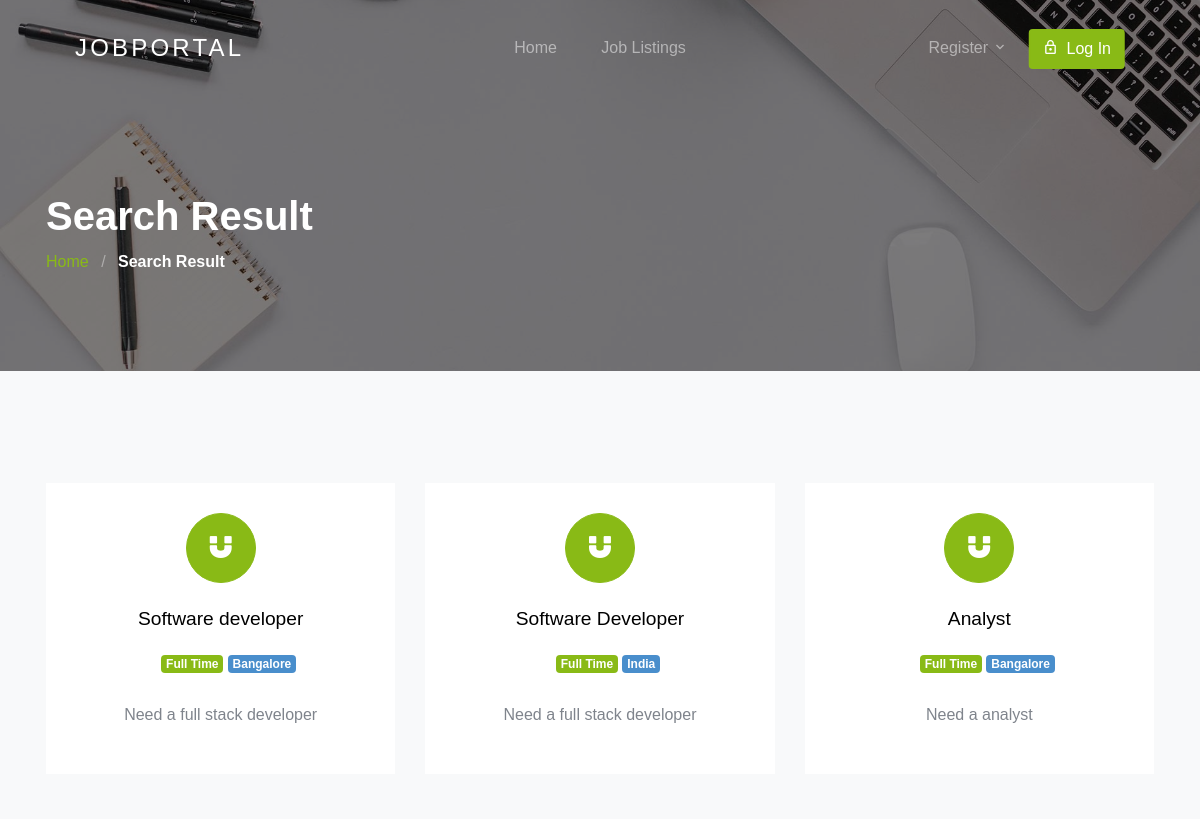
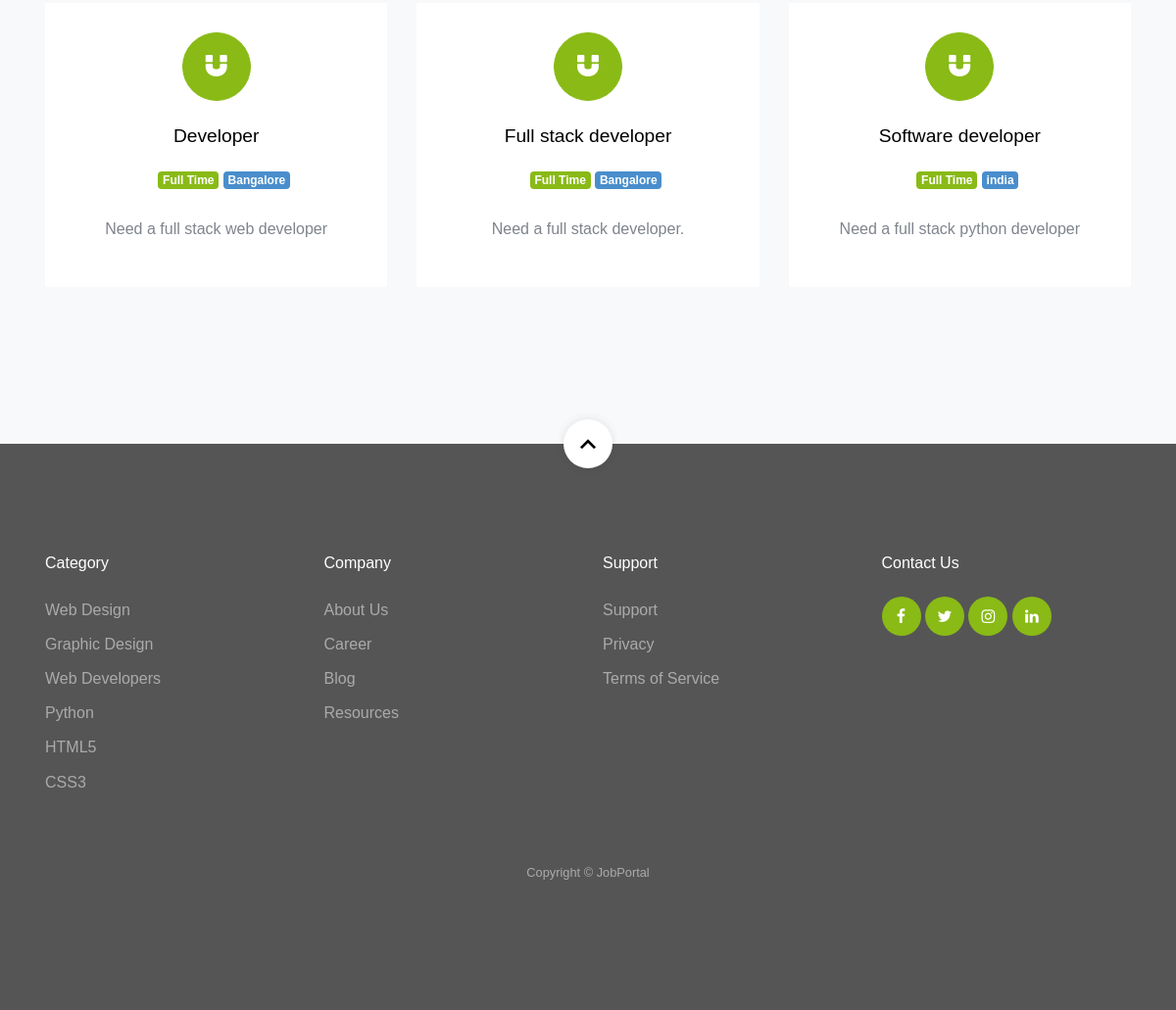
Page /result/ on the committed database (2 pictures, top to bottom).
### jobapp/models.py (models this page shows, shortened)
class Job(models.Model):
    user = models.ForeignKey(User, related_name='User', on_delete=models.CASCADE)
    title = models.CharField(max_length=300)
    description = RichTextField()
    tags = TaggableManager()
    location = models.CharField(max_length=300)
    job_type = models.CharField(choices=JOB_TYPE, max_length=1)
    category = models.ForeignKey(Category,related_name='Category', on_delete=models.CASCADE)
    salary = models.CharField(max_length=30, blank=True)
    company_name = models.CharField(max_length=300)
    company_description = RichTextField(blank=True, null=True)
    url = models.URLField(max_length=200)
    last_date = models.DateField()
    is_published = models.BooleanField(default=False)
    is_closed = models.BooleanField(default=False)
    timestamp = models.DateTimeField(auto_now=True)

### jobapp/views.py (the view)
# urls.py: path('result/', views.search_result_view, name='search_result'),
def search_result_view(request):
    job_list = Job.objects.order_by('-timestamp')
    if 'job_title_or_company_name' in request.GET:
        job_title_or_company_name = request.GET['job_title_or_company_name']
        if job_title_or_company_name:
            job_list = job_list.filter(title__icontains=job_title_or_company_name) | job_list.filter(
                company_name__icontains=job_title_or_company_name)
    if 'location' in request.GET:
        location = request.GET['location']
        if location:
            job_list = job_list.filter(location__icontains=location)
    if 'job_type' in request.GET:
        job_type = request.GET['job_type']
        if job_type:
            job_list = job_list.filter(job_type__iexact=job_type)
    paginator = Paginator(job_list, 10)
    page_number = request.GET.get('page')
    page_obj = paginator.get_page(page_number)
    context = {
        'page_obj': page_obj,
    }
    return render(request, 'jobapp/result.html', context)

### template/jobapp/result.html (shortened to what this page needs)
{% extends 'base.html' %}
{% load static %}
{% block content %}
<section class="section-hero overlay inner-page bg-image" style="background-image: url('{% static 'images/hero_1.jpg' %}');"
  id="home-section">
  <div class="container">
    <div class="row">
      <div class="col-md-7">
        <h1 class="text-white font-weight-bold">Search Result</h1>
        <div class="custom-breadcrumbs">
          <a href="{% url 'jobapp:home' %}">Home</a> <span class="mx-2 slash">/</span>
          <span class="text-white"><strong>Search Result</strong></span>
        </div>
      </div>
    </div>
  </div>
</section>
<section class="site-section services-section bg-light block__62849" id="next-section">
  <div class="container">
    <div class="row">
      {% for job in page_obj %}
      <div class="col-6 col-md-6 col-lg-4 mb-4 mb-lg-5">
        <a href="{% url 'jobapp:single-job' job.id %}" class="block__16443 min-h text-center d-block">
          <span class="custom-icon mx-auto"><span class="icon-magnet d-block"></span></span>
          <h3>{{ job.title }}</h3>
          <ul class="job-listing-meta list-unstyled pl-3 mb-0">
            <li class="menu-fix mb-2">
              {% if job.job_type == '1' %}
              <span class="badge badge-primary">
                Full Time
              </span>
              {% elif job.job_type == '2'%}
              <span class="badge badge-danger">
                Part Time
              </span>
              {% else  %}
              <span class="badge badge-info">
                Internship
              </span>
              {% endif %}</li>
            <li class="badge badge-secondary menu-fix mb-2"> {{ job.location }}</li>
          </ul>
          <p>{{ job.description | safe | truncatechars:100}}</p>
        </a>
      </div>
      {% endfor %}
    </div>
  </div>
</section>
{% endblock content %}

### template/base.html (shortened to what this page needs)
<!DOCTYPE html>
<html>
      {% include 'head.html' %}
      <body id="top">
            {% include 'header.html' %}
            {% block content %}{% endblock %}
            {% include 'footer.html' %}
      </body>
</html>

### template/head.html (shortened to what this page needs)
{% load static %}
<head>
    <link rel="stylesheet" href="{% static 'css/custom-bs.css' %}">
    <link rel="stylesheet" href="{% static 'css/jquery.fancybox.min.css' %}">
    <link rel="stylesheet" href="{% static 'css/bootstrap-select.min.css' %}">
    <link rel="stylesheet" href="{% static 'fonts/icomoon/style.css' %}">
    <link rel="stylesheet" href="{% static 'fonts/line-icons/style.css' %}">
    <link rel="stylesheet" href="{% static 'css/owl.carousel.min.css' %}">
    <link rel="stylesheet" href="{% static 'css/animate.min.css' %}">
    <link rel="stylesheet" href="{% static 'css/bootstrap-datepicker.css' %}">
    <link rel="stylesheet" href="{% static 'css/aboutpage.css' %}">
    <link rel="stylesheet" href="{% static 'css/style.css' %}">
</head>

### template/header.html (shortened to what this page needs)
<div class="site-wrap">
  <header class="site-navbar mt-3">
    <div class="container-fluid">
      <div class="row align-items-center">
        <div class="site-logo col-6"><a href="{% url 'jobapp:home' %}">JobPortal</a></div>
        <nav class="mx-auto site-navigation">
          <ul class="site-menu js-clone-nav d-none d-xl-block ml-0 pl-0">
            <li><a href="{% url 'jobapp:home' %}" class="nav-link">Home</a></li>
            <li><a href="{% url 'jobapp:job-list' %}">Job Listings</a></li>
          </ul>
        </nav>
        <div class="right-cta-menu text-right d-flex aligin-items-center col-6">
          <div class="ml-auto">
            <div class="site-navigation fix">
              <ul class="site-menu js-clone-nav d-none d-xl-block ml-0 pl-0">
                {% if user.is_authenticated and user.role == 'employer'  %}
                <a href="{% url 'jobapp:create-job' %}"
                  class="js-clone-nav pr-3 btn btn-outline-white border-width-2 d-none d-lg-inline-block"><span
                    class="mr-2 icon-add"></span>Publish Job</a>
                    <li class="pr-3 has-children">
                      <a>Dashboard</a>
                      <ul class="dropdown">
                        <li><a href="{% url 'jobapp:dashboard' %}">Dashboard</a></li>
                        <li><a href="{% url 'account:logout' %}">Logout</a></li>
                      </ul>
                    </li>
                {% else %}
                <li class="pr-3 has-children">
                  <a>Register</a>
                </li>
                <a href="{% url 'account:login' %}"
                  class="js-clone-nav btn btn-primary border-width-2 d-none d-lg-inline-block ov-fix"><span
                    class="mr-2 icon-lock_outline"></span>Log In</a>
                {% endif %}
              </ul>
            </div>
      </div>
    </div>
  </header>

### template/footer.html
    <footer class="site-footer">
      <a href="#top" class="smoothscroll scroll-top">
        <span class="icon-keyboard_arrow_up"></span>
      </a>
      <div class="container">
        <div class="row mb-5">
          <div class="col-6 col-md-3 mb-4 mb-md-0">
            <h3>Category</h3>
            <ul class="list-unstyled">
              <li><a href="#">Web Design</a></li>
              <li><a href="#">Graphic Design</a></li>
              <li><a href="#">Web Developers</a></li>
              <li><a href="#">Python</a></li>
              <li><a href="#">HTML5</a></li>
              <li><a href="#">CSS3</a></li>
            </ul>
          </div>
          <div class="col-6 col-md-3 mb-4 mb-md-0">
            <h3>Company</h3>
            <ul class="list-unstyled">
              <li><a href="#">About Us</a></li>
              <li><a href="#">Career</a></li>
              <li><a href="#">Blog</a></li>
              <li><a href="#">Resources</a></li>
            </ul>
          </div>
          <div class="col-6 col-md-3 mb-4 mb-md-0">
            <h3>Support</h3>
            <ul class="list-unstyled">
              <li><a href="#">Support</a></li>
              <li><a href="#">Privacy</a></li>
              <li><a href="#">Terms of Service</a></li>
            </ul>
          </div>
          <div class="col-6 col-md-3 mb-4 mb-md-0">
            <h3>Contact Us</h3>
            <div class="footer-social">
              <a href="#"><span class="icon-facebook"></span></a>
              <a href="#"><span class="icon-twitter"></span></a>
              <a href="#"><span class="icon-instagram"></span></a>
              <a href="#"><span class="icon-linkedin"></span></a>
            </div>
          </div>
        </div>
        <div class="row text-center">
          <div class="col-12">
            <p class="copyright"><small>
            Copyright &copy; <a>JobPortal</a>
            </small></p>
          </div>
        </div>
      </div>
    </footer>
  </div>

### template/scripts.html (shortened to what this page needs)
{% load static %}

### static/css/aboutpage.css (style rules this page uses)
body { font-family: Arial, Helvetica, sans-serif; margin: 0; }
html { box-sizing: border-box; }
*, *:before, *:after { box-sizing: inherit; }
.container { padding: 0 16px; }
.container::after, .row::after { content: ""; clear: both; display: table; }

### rows in the picture
Job: title "Software developer", job_type "Full Time", location "Bangalore", description "Need a full stack developer"
Job: title "Software Developer", job_type "Full Time", location "India", description "Need a full stack developer"
Job: title "Analyst", job_type "Full Time", location "Bangalore", description "Need a analyst"
Job: title "Developer", job_type "Full Time", location "Bangalore", description "Need a full stack web developer"
Job: title "Full stack developer", job_type "Full Time", location "Bangalore", description "Need a full stack developer."
Job: title "Software developer", job_type "Full Time", location "india", description "Need a full stack python developer"
